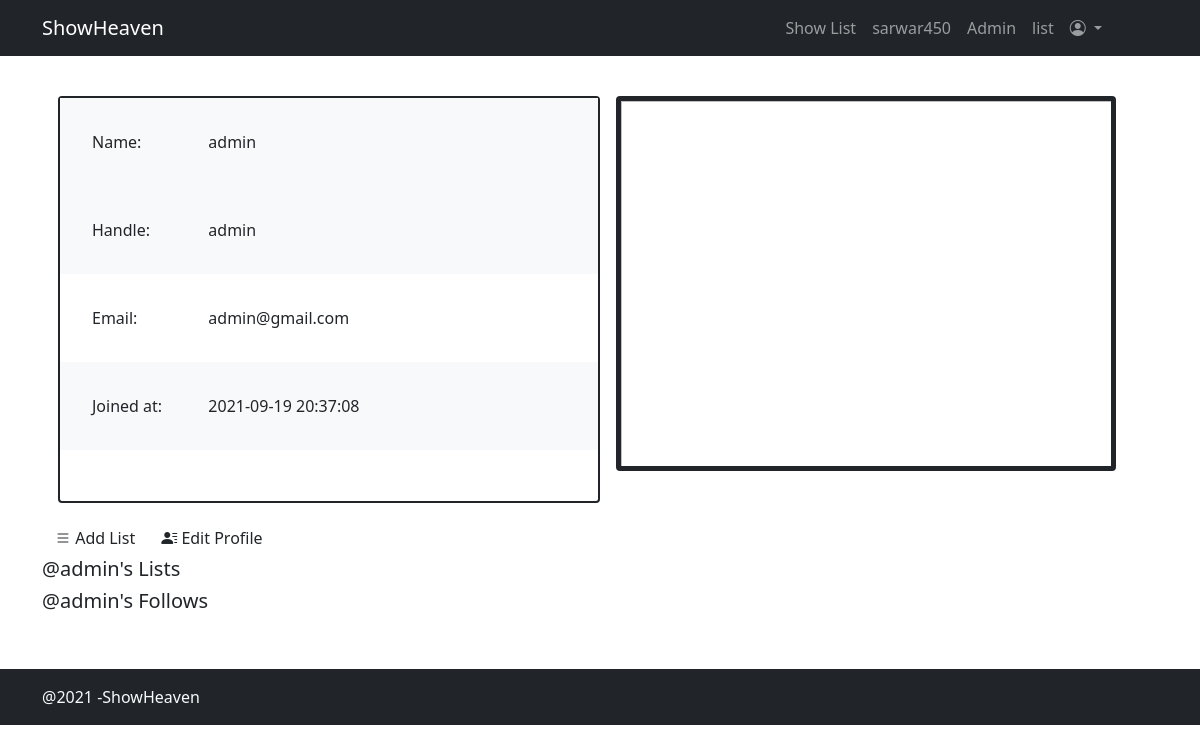
The page /frontend-php/profile.php?handle=admin (signed in) on the database its author committed.
### tables this page shows
CREATE TABLE `users` (
  `id` int(11) NOT NULL,
  `type` int(11) DEFAULT 0,
  `name` tinytext DEFAULT NULL,
  `about` text DEFAULT NULL,
  `handle` tinytext NOT NULL,
  `password` tinytext DEFAULT NULL,
  `image` text DEFAULT NULL,
  `created_at` datetime DEFAULT current_timestamp(),
  `email` tinytext DEFAULT NULL
);

### backend/db/db.php (called while the page is built, shortened)
<?php
$users = "`Users`";

### frontend-php/profile.php (the view, shortened to what this page needs)
<?php
require_once("./shared/header.php");
$handle = $_GET["handle"];
require_once("../backend/db/usertable.php");
$user = retrieveUser($handle);
?>
<div class=" d-flex flex-sm-column-reverse flex-md-row  justify-content-around p-3  profilegrid ">
	<div class="w-50 d-flex col-6 flex-column border border-2 border-dark rounded">
		<div class="d-flex  p-3 bg-light  ">
			<div class="  col-2 m-3 ">Name:</div>
			<div class="    m-3 "><?php echo $user["name"]; ?></div>
		</div>
		<div class="d-flex  p-3 bg-light  ">
			<div class="  col-2 m-3 ">Handle:</div>
			<div class="    m-3 "><?php echo $user["handle"]; ?></div>
		</div>
		<div class="d-flex  p-3   ">
			<div class="  col-2 m-3 ">Email:</div>
			<div class="    m-3 "><?php echo $user["email"]; ?></div>
		</div>
		<div class="d-flex  p-3 bg-light  ">
			<div class="  col-2 m-3 ">Joined at:</div>
			<div class="    m-3 "><?php echo $user["created_at"]; ?></div>
		</div>
	</div>
	<div class="m-auto col-6 ps-3 d-flex flex-column justify-content-center">
		<div class=" border border-5 border-dark rounded dp">
			<img src=" <?php echo $user['image']; ?>" />
		</div>
		<div class="d-flex  p-3 ">
		</div>
	</div>
</div>
<div class="d-flex">
	<button class="btn" data-bs-toggle="modal" data-bs-target="#AddList">
		<i class="bi bi-list"></i> Add List
	</button>
	<button class="btn" data-bs-toggle="modal" data-bs-target="#editP">
		<i class="bi bi-person-lines-fill"></i> Edit Profile
	</button>
</div>
<div class="d-flex flex-column">
	<h5 class="text-start">@<?php echo $user["handle"]; ?>'s Lists</h5>
</div>
<div class="d-flex flex-column pb-5">
	<h5 class="text-start">@<?php echo $user["handle"]; ?>'s Follows</h5>
</div>
<?php
require_once("./shared/footer.php");
?>

### frontend-php/css/style.css (style rules this page uses)
.profilegrid .dp { width: 500px; height: 375px; overflow: hidden; }
.profilegrid .dp img { width: 500px; height: 375px; }

### rows shown on the page
users: name "admin", handle "admin", email "admin@gmail.com", created_at "2021-09-19 20:37:08"

### other values the page prints
$_SESSION["handle"] "sarwar450"
